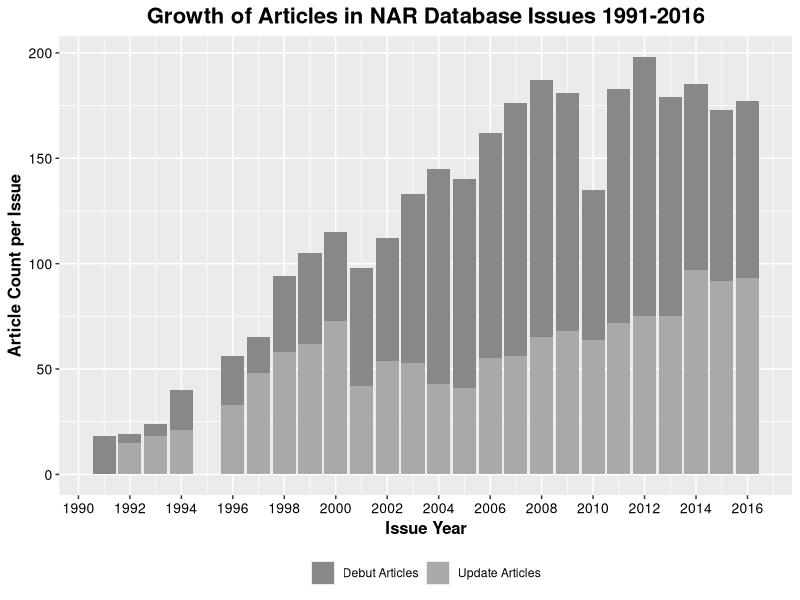

R code for this plot:
##STEP 3 - Article Categorization 
##Purpose: Categorize each article as a "debut" article or an "update" article
##Package(s): tidyverse, ggplot2
##Input file(s): nar_v20_2.csv
##Output file(s): nar_v20_3.csv, nar_v20_3_plot_1.csv, Figure_1_Article_Growth_2018-03-01.PDF

library(tidyverse)

nar_v20_2 <- read.csv("nar_v20_2.csv")
nar_v20_2 <- tbl_df(nar_v20_2)

nar_v20_3 <- nar_v20_2 %>%
group_by(db_id) %>%
mutate(article_status = ifelse(test = (debut_yr == article_year),
                                      yes = "debut",
                                      no = "update"))

write.csv(nar_v20_3, "nar_v20_3.csv", row.names=FALSE)

## Plotting
## for hex colors https://www.w3schools.com/colors/colors_picker.asp
## export for figure as PDF
## size as 6 x 8 but then adjust to 5 by 8

nar_by_article <- group_by(nar_v20_3, article_status)
write.csv(nar_by_article, "nar_v20_3_plot_1.csv", row.names=FALSE)

## Plotting
## export for figure as PDF
## size as 6 x 8 and *do not adjust*

library(ggplot2)

ggplot() +
  geom_bar(data = nar_by_article, mapping = aes(x = article_year, fill = article_status)) +
  labs(x = "Issue Year") +
  labs(y = "Article Count per Issue") +
  scale_y_continuous(breaks = scales::pretty_breaks(n = 5)) +
  scale_x_continuous(breaks = scales::pretty_breaks(n = 20)) +
  guides(fill=guide_legend(title=NULL)) +
  ggtitle("Growth of Articles in NAR Database Issues 1991-2016") +
  theme(plot.title = element_text(face='bold',size=16,hjust=0.5)) +
  theme(plot.title = element_text(hjust = 0.5)) +
  theme(legend.position="bottom") +
  scale_fill_manual(values = c("#888888", "#A9A9A9"), labels = c("Debut Articles", "Update Articles")) +
  theme(axis.title.x = element_text(face='bold',size=12,hjust=0.5),
          axis.title.y = element_text(face='bold',size=12,vjust=1),
          axis.text.x = element_text(size=10,color='black'),
          axis.text.y = element_text(size=10,color='black'))
